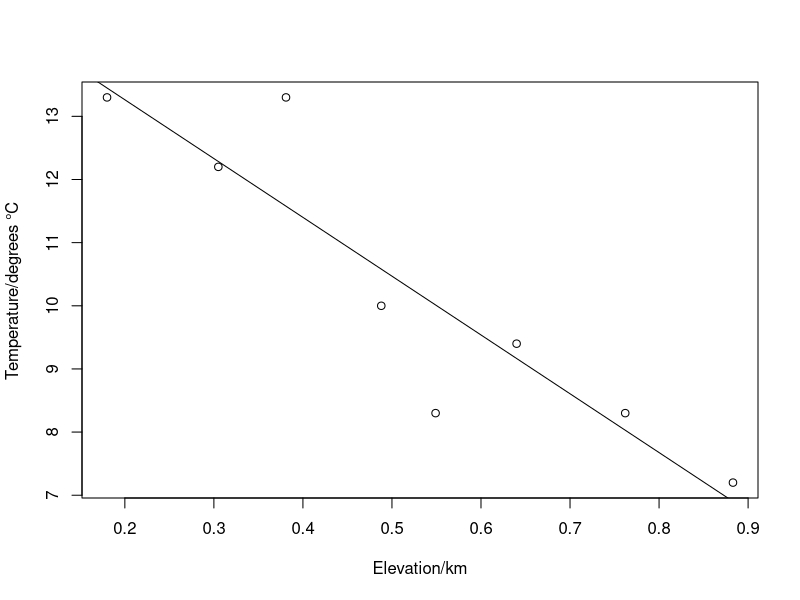

The R script that drew this image:
#数据简单，可直接输入
Elevation <- c(180,305,381,488,549,640,762,883)/1000
Temp <- c(13.3,12.2,13.3,10.0,8.3,9.4,8.3,7.2)

plot(Elevation, Temp, xlab = 'Elevation/km', ylab = 'Temperature/degrees ℃')
model <- lm(Temp~Elevation)
coef(model)
summary(model)
abline(model)

# good work
